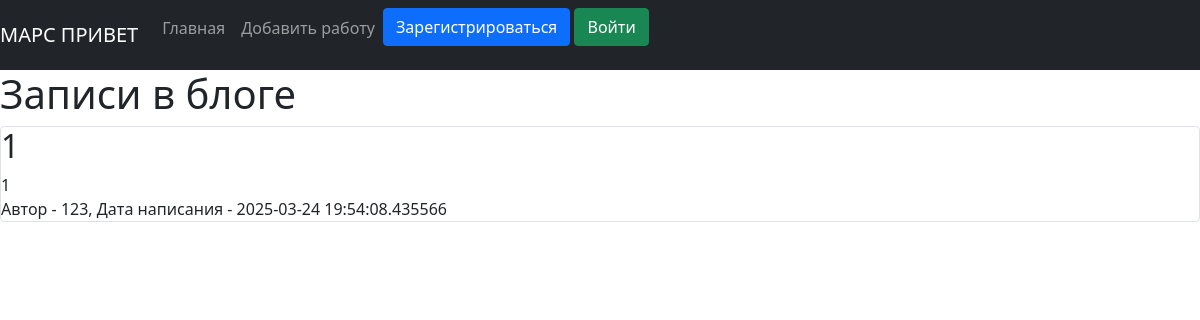
The page /index on the database as committed earlier.
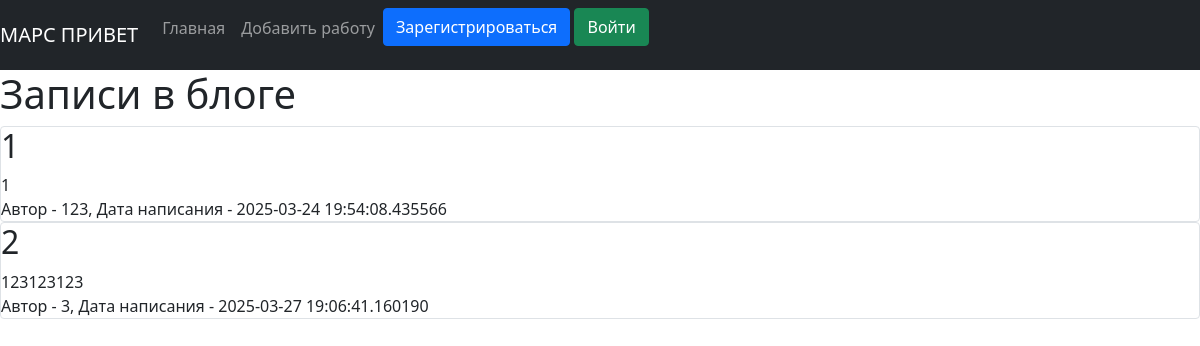
The same page on the database as committed later.
### data/jobs.py (models this page shows)
class Jobs(SqlAlchemyBase):
    __tablename__ = 'jobs'
    id = sqlalchemy.Column(sqlalchemy.Integer,
                           primary_key=True, autoincrement=True)
    team_leader = sqlalchemy.Column(sqlalchemy.Integer, sqlalchemy.ForeignKey("users.id"), nullable=True)
    job = sqlalchemy.Column(sqlalchemy.String, nullable=True)
    work_size = sqlalchemy.Column(sqlalchemy.Integer, nullable=True)
    collaborators = sqlalchemy.Column(sqlalchemy.String, nullable=True)
    start_date = sqlalchemy.Column(sqlalchemy.DateTime, nullable=True)
    end_date = sqlalchemy.Column(sqlalchemy.DateTime, nullable=True)
    is_finished = sqlalchemy.Column(sqlalchemy.Boolean, nullable=True)

### main.py (the view)
@app.route('/')
@app.route('/index')
def index():
    db_sess = db_session.create_session()
    jobs = db_sess.query(Jobs).all()
    db_sess.commit()
    return render_template('all_jobs.html', jobs=jobs)

### data/db_session.py (called while the page is built)
def create_session() -> Session:
    global __factory
    return __factory()

### templates/all_jobs.html
{% extends "base.html" %}
{% block content %}
<h1>Записи в блоге</h1>
{% for item in jobs%}
<div class="col-md6 border rounded">
    <h2>{{item.id}}</h2>
    <div>
        {{item.job}}
    </div>
    <div>
        Автор - {{item.team_leader}}, Дата написания - {{item.start_date}}
    </div>
</div>
{% endfor %}
{% endblock %}

### templates/base.html (shortened to what this page needs)
<!DOCTYPE html>
<html lang="en">
    <head>
                    <link rel="stylesheet"
                    href="https://cdn.jsdelivr.net/npm/bootstrap@5.0.0-beta1/dist/css/bootstrap.min.css"
>
    </head>
    <body>
    <nav class="navbar navbar-expand-lg navbar-dark bg-dark">
  <a class="navbar-brand" href="/"> МАРС ПРИВЕТ</a>
  <div class="collapse navbar-collapse" id="navbarSupportedContent">
    <ul class="navbar-nav mr-auto">
      <li class="nav-item active">
        <a class="nav-link" href="/">Главная</a>
      </li>
      <li class="nav-item">
        <a class="nav-link" href="/work">Добавить работу</a>
      </li>
      <li class="nav-item">
        {% if current_user.is_authenticated %}
    <a class="navbar-brand" href="/logout">{{ current_user.name }}</a>
    {% else %}
    <p>
        <a class="btn btn-primary " href="/register">Зарегистрироваться</a>
        <a class="btn btn-success" href="/login">Войти</a>
    </p>
    {% endif %}
          </li>
    </ul>
  </div>
</nav>
    {% block content %}
    {% endblock %}
    </body>

Rows that differ between the two databases and show on the page:
added Jobs: id "2", job "123123123", team_leader "3", start_date "2025-03-27 19:06:41.160190"
